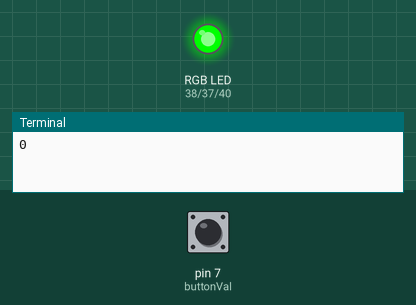
Simulated run of this program. Board: Raspberry Pi (header pin numbers). Shown: an RGB LED mixed from three pins (HIGH = lit), the last lines printed to the terminal. Dashed ring = blinking. The inputs (shaded band) are chosen by the test bench; at power-on: pin 7 (buttonVal) LOW.

Above: at 0.2 s.
1.3 s: pin 7 (buttonVal) pulled HIGH for 3.2 s
At 5.0 s:
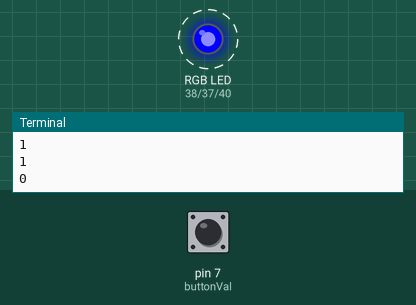
At 5.4 s:
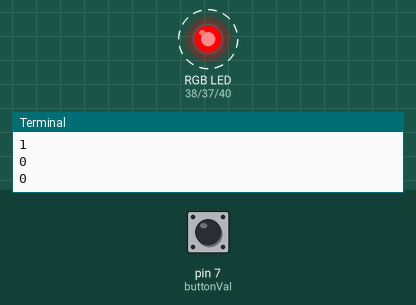
Timing chart, 0 to 12.3 s (numbered marks = the images above; inputs shaded):
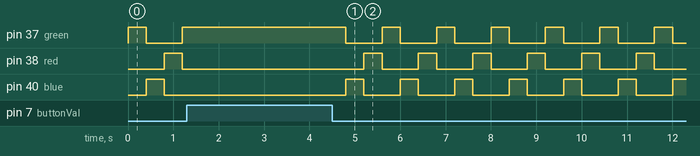

The program:

RGBbutton.py
```python
from time import sleep
import RPi.GPIO as GPIO

GPIO.setmode(GPIO.BOARD)

red=38
green=37
blue=40
RGBcolors=[red, green, blue]

GPIO.setup(red, GPIO.OUT)
GPIO.setup(green, GPIO.OUT)
GPIO.setup(blue, GPIO.OUT)

pinin = 7
GPIO.setup(pinin, GPIO.IN)

buttonDefault=1
colornum=0

#outputVal = False

try:
    while True:
        buttonVal= GPIO.input(7)
        print(buttonVal)
        if buttonVal != buttonDefault:
            GPIO.output(RGBcolors[colornum % 3], False)
            colornum += 1
            GPIO.output(RGBcolors[colornum % 3], True)


        sleep(0.4)

except: KeyboardInterrupt
```
